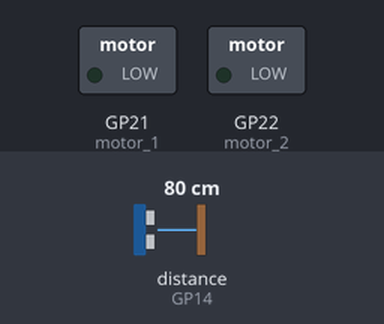
This program was run on a simulated Raspberry Pi Pico running MicroPython. Shown: switched loads named in the program (green lamp = pin HIGH). The test bench sets the inputs (shaded band); at power-on: distance to the obstacle (sensor on GP14) 80 cm. The echo pulse lasts 58.3 µs per cm; pins used as bus, display or sensor lines are not drawn.

Above: at 1.2 s.
1.3 s: distance to the obstacle (sensor on GP14) set to 11 cm
3.6 s: distance to the obstacle (sensor on GP14) set to 8 cm
At 5.6 s:
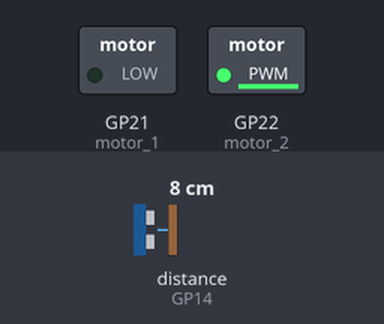
Timing chart, 0 to 12.8 s (numbered marks = the images above; inputs shaded):
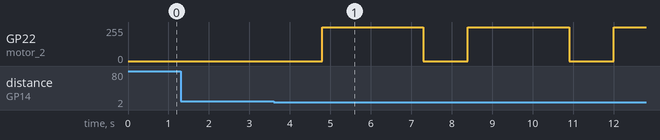

Measured:
- the behaviour switches between 10 and 9 cm on distance to the obstacle (sensor on GP14) (found by bisection; images 0 and 1)
- after the input at 1.3 s, every drawn part: stays the same
- after the input at 3.6 s, GP22 (motor_2): alternates 253/255 for 2.5 s and 0/255 for 1.1 s, starting after 1.2 s

The program:

robot-car-kit_v1.py
```python
from time import sleep
from machine import Pin,PWM,ADC
import utime
import time
from picobricks import NEC_16,IR_RX

#HC-SR04
trigger = Pin(15, Pin.OUT)
echo = Pin(14, Pin.IN)

def getDistance():
   trigger.low()
   utime.sleep_us(2)
   trigger.high()
   utime.sleep_us(5)
   trigger.low()
   while echo.value() == 0:
      signaloff = utime.ticks_us()
   while echo.value() == 1:
      signalon = utime.ticks_us()
   timepassed = signalon - signaloff
   distance = (timepassed * 0.0343) / 2
   utime.sleep(0.1)
   #print(distance,"cm")
   return distance

def ir_callback(data, addr, ctrl):
    global ir_data
    global ir_addr, data_rcvd
    if data > 0:
        ir_data = data
        ir_addr = addr
        print('Data {:02x} Addr {:04x}'.format(data, addr))
        data_rcvd = True

ir = NEC_16(Pin(0, Pin.IN), ir_callback)
ir_data = 0
data_rcvd = False

motor_1 = PWM(Pin(21))
motor_1.freq(50)
motor_1.duty_u16(0)
motor_2 = PWM(Pin(22))
motor_2.freq(50)
motor_2.duty_u16(0)

def forward():
    motor_1.duty_u16(100 * 650)
    motor_2.duty_u16(100 * 650)

def stop():
    motor_1.duty_u16(0 * 650)
    motor_2.duty_u16(0 * 650)

def backward():
    left()
    time.sleep((2.5))
    stop()

def right():
    motor_1.duty_u16(100 * 650)
    motor_2.duty_u16(0 * 650)

def left():
    motor_1.duty_u16(0 * 650)
    motor_2.duty_u16(100 * 650)

while True:
    #print(getDistance())
    if data_rcvd == True:
        data_rcvd = False
        if ir_data == IR_RX.number_up:
            forward()
        elif ir_data == IR_RX.number_down:
            backward()
        elif ir_data == IR_RX.number_left:
            left()
        elif ir_data == IR_RX.number_right:
            right()
        elif ir_data == IR_RX.number_ok:
            stop()
    if (getDistance()) < (10):
        stop()
        time.sleep((1))
        backward()
```
